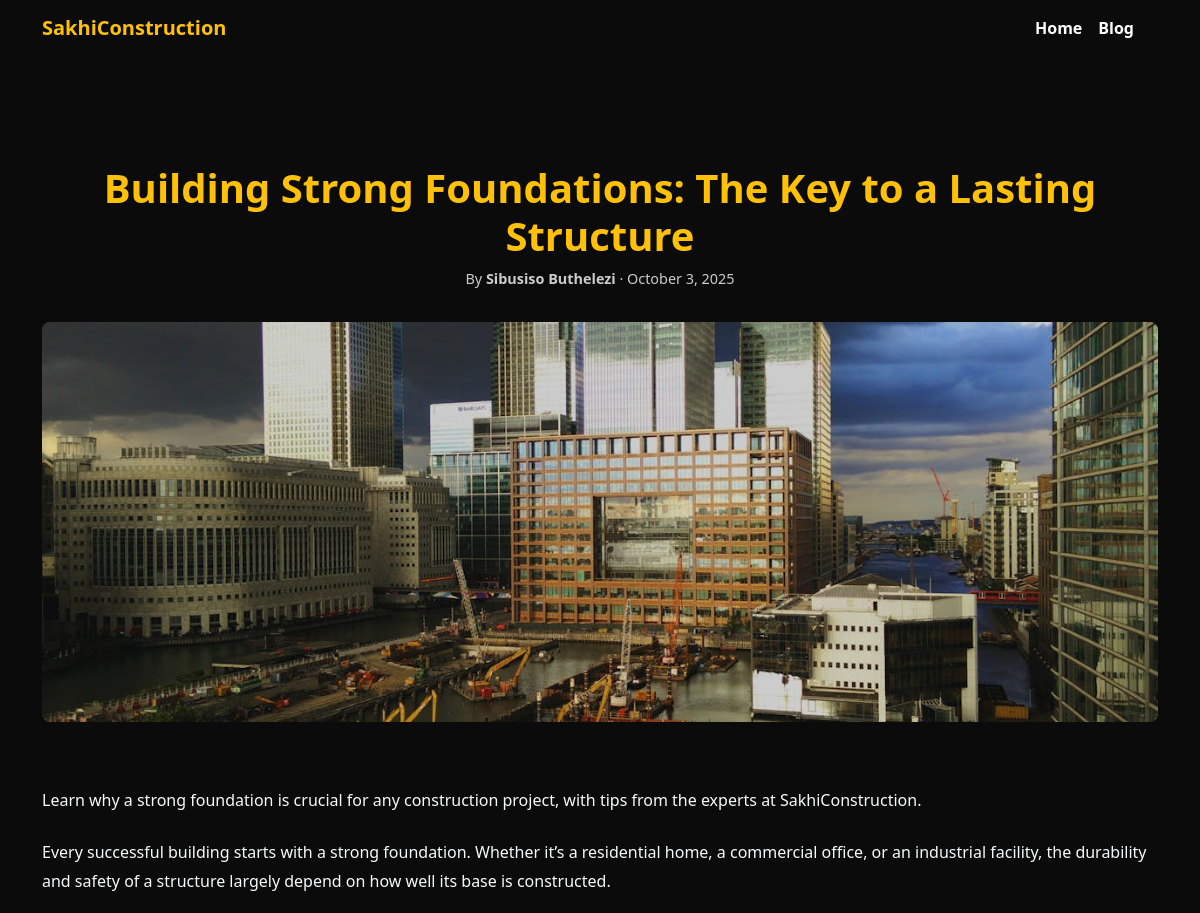
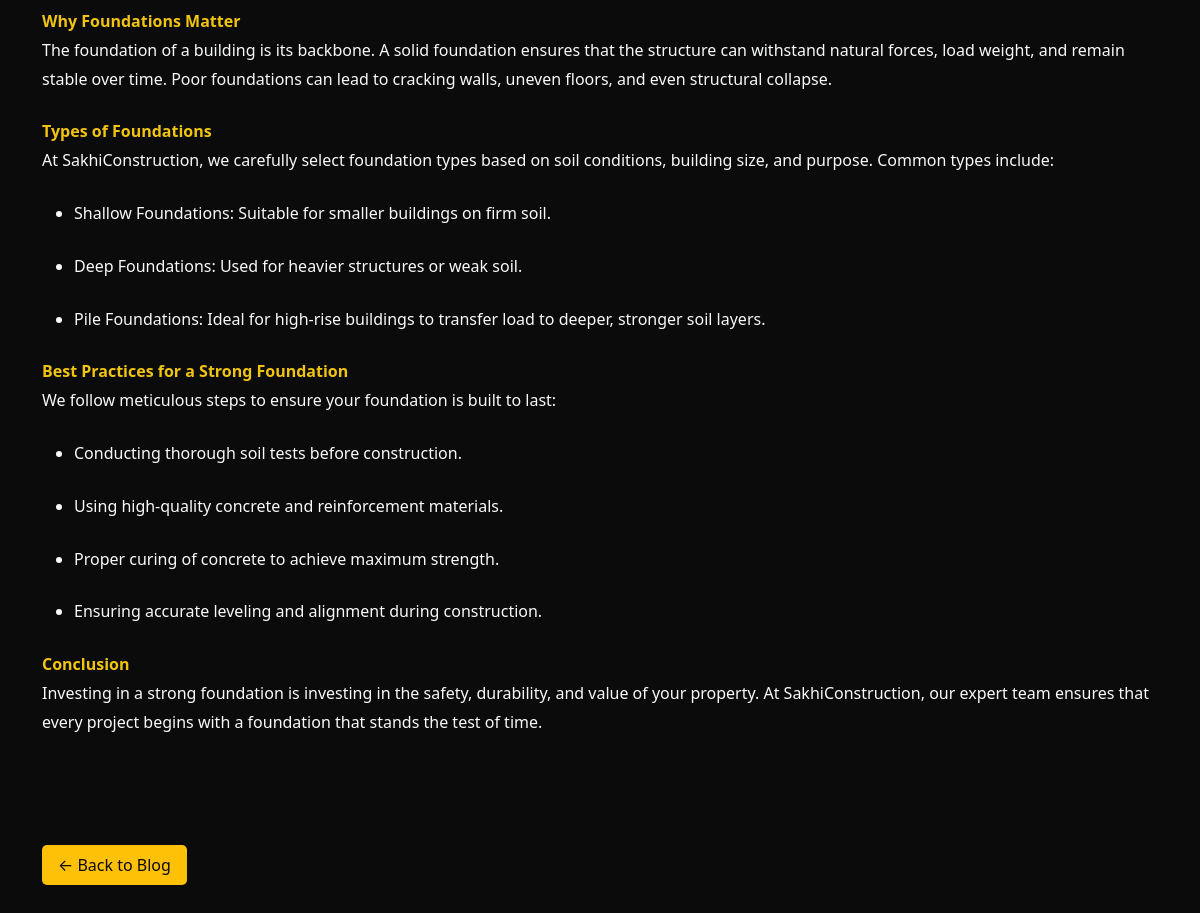
/blog/post/building-strong-foundations-the-key-to-a-lasting-structure/, run on the app's committed database (2 pictures, top to bottom).
### blog/models.py (models this page shows, shortened)
class Post(models.Model):
    image = models.ImageField(upload_to='posts/', default='construction.jpg')
    title = models.CharField(max_length=200)
    slug = models.SlugField(max_length=200, unique=False ,  blank=True)
    description = models.TextField(default='No description available.')
    content = RichTextField()
    author = models.ForeignKey(User, on_delete=models.CASCADE)
    created_at = models.DateTimeField(auto_now_add=True)

### blog/views.py (the view)
# urls.py: path('post/<slug:slug>/', BlogPageView.as_view(), name='blog_post'),
class BlogPageView(TemplateView):
    template_name = "blog_template.html"
    def get(self, request , slug):
        try:
            self.post = Post.objects.get(slug=slug)
        except Post.DoesNotExist:
            return render(request, "404.html")
        return render(request, self.template_name , {"post": self.post})

### templates/blog_template.html (shortened to what this page needs)
{% load static %}
<!DOCTYPE html>
<html lang="en">
<head>
  <link href="https://cdn.jsdelivr.net/npm/bootstrap@5.3.3/dist/css/bootstrap.min.css" rel="stylesheet">
  <link rel="stylesheet" href="{% static 'styles/nav.css' %}">
  <link rel="stylesheet" href="{% static 'styles/main.css' %}">
</head>
<body>
<nav class="navbar navbar-expand-lg navbar-dark navbar-custom fixed-top">
  <div class="container">
    <a class="navbar-brand" href="{% url 'home' %}">SakhiConstruction</a>
    <div class="collapse navbar-collapse" id="navbarNav">
      <ul class="navbar-nav ms-auto me-3">
        <li class="nav-item"><a style="font-weight: bolder;" class="nav-link" href="{% url 'home' %}">Home</a></li>
        <li class="nav-item"><a style="font-weight: bolder;" class="nav-link" href="{% url 'blog_list' %}">Blog</a></li>
      </ul>
    </div>
  </div>
</nav>
<main class="container" style="padding-top: 100px; padding-bottom: 4rem;">
  <header class="blog-header">
    <h1>{{ post.title }}</h1>
    <p class="blog-meta">By <b>{{ post.author.first_name }} {{ post.author.last_name }} </b> · {{ post.created_at|date:"F j, Y" }}</p>
    <img src="{{ post.image.url }}" alt="{{ post.title }}" class="blog-img">
  </header>
  <article class="blog-content text-light">
    <p>{{ post.description }}</p>
    {{ post.content|safe }}
    <a href="{% url 'blog_list' %}" class="btn btn-back">← Back to Blog</a>
  </article>
</main>
</body>
</html>

### static/styles/nav.css (style rules this page uses)
.navbar-custom { background-color: #0B0B0B; }
.navbar-custom .nav-link { color: #fff; }
.navbar-custom .navbar-brand { font-weight: 700; color: #ffc107 !important; }

### templates/blog_template.html (style rules this page uses)
body { background-color: #0B0B0B; color: #fff; }
a { color: #ffc107; }
.blog-header { text-align: center; padding: 4rem 0 2rem 0; }
.blog-header h1 { color: #ffc107; font-weight: 700; }
.blog-meta { color: #ccc; font-size: 0.9rem; margin-bottom: 2rem; }
.blog-img { width: 100%; max-height: 400px; object-fit: cover; border-radius: 8px; margin-bottom: 2rem; }
.blog-content p { line-height: 1.8; margin-bottom: 1.5rem; }
.btn-back { margin-top: 2rem; background-color: #ffc107; color: #0B0B0B; border: none; padding: 8px 16px; border-radius: 5px; text-decoration: none; }

### data on the page
Post: title "Building Strong Foundations: The Key to a Lasting Structure", author.first_name "Sibusiso", author.last_name "Buthelezi", created_at "October 3, 2025", image (picture), description "Learn why a strong foundation is crucial for any construction project, with tips from the experts at SakhiConstruction.", content "Every successful building starts with a strong foundation. Whether it’s a residential home, a commercial office, or an industrial facility, the durability and safety of a structure largely depend on how well its base is constructed. Why Foundations Matter The foundation of a building is its backbone. A solid foundation ensures that the structure can withstand natural forces, load weight, and remain stable over time. Poor foundations can lead to cracking walls, uneven floors, and even structural collapse. Types of Foundations At SakhiConstruction, we carefully select foundation types based on soil conditions, building size, and purpose. Common types include: Shallow Foundations: Suitable for…"
